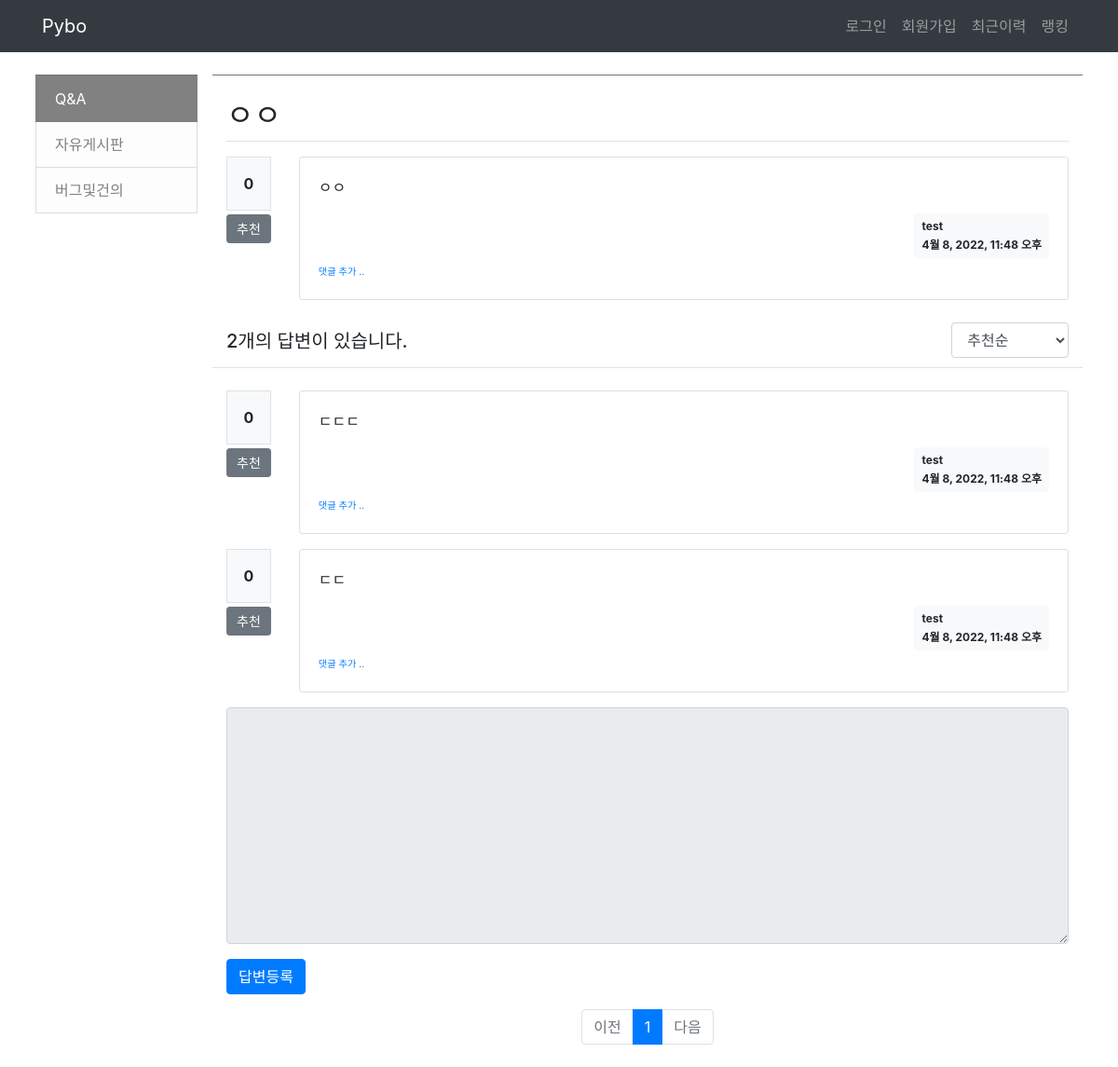
The page /pybo/question/detail/6/ on the database its author committed.
### pybo/models.py (models this page shows, shortened)
class Question(models.Model):
    class Meta:
        ordering = ['id']
    author = models.ForeignKey(User, on_delete=models.CASCADE, related_name='author_question')
    subject = models.CharField(max_length=200)
    content = models.TextField()
    create_date = models.DateTimeField(auto_now_add=True, blank=True)
    modify_date = models.DateTimeField(null=True, blank=True)
    voter = models.ManyToManyField(User, related_name='voter_question', blank=True)
    category = models.ForeignKey(Category, on_delete=models.CASCADE, related_name='category_question')
    view_count = models.IntegerField(null=True, blank=True, default=0)
    notice = models.BooleanField(default=False)  # 공지사항 여부
    def get_absolute_url(self):
        return reverse('pybo:detail', args=[self.id])

class Answer(models.Model):
    author = models.ForeignKey(User, on_delete=models.CASCADE, related_name='author_answer')
    question = models.ForeignKey(Question, on_delete=models.CASCADE)
    content = models.TextField()
    create_date = models.DateTimeField()
    modify_date = models.DateTimeField(null=True, blank=True)
    voter = models.ManyToManyField(User, related_name='voter_answer')

### pybo/views/base_views.py (the view)
# urls.py: path('question/detail/<int:question_id>/', base_views.detail, name='detail'),
def detail(request, question_id):
    question = get_object_or_404(Question, pk=question_id)
    page = request.GET.get('page', '1')
    so = request.GET.get('so', 'recommend')
    if so == 'recommend':
        answer_list = Answer.objects.filter(question=question).annotate(num_voter=Count('voter')).order_by('-num_voter', '-create_date')
    else:
        answer_list = Answer.objects.filter(question=question).order_by('-create_date')
    paginator = Paginator(answer_list, 5)
    page_obj = paginator.get_page(page)
    context = {'question': question, 'answer_list': page_obj, 'page': page, 'so': so, 'category': question.category}
    return render(request, 'pybo/question_detail.html', context)

### pybo/templatetags/pybo_filter.py (called while the page is built)
@register.filter()
def mark(value):
    extensions = ["nl2br", "fenced_code"]
    return mark_safe(markdown.markdown(value, extensions=extensions))

### templates/pybo/question_detail.html (shortened to what this page needs)
{% extends 'base.html' %}
{% load pybo_filter %}
{% block content %}
<div class="container my-3">
    <h2 class="border-bottom py-2">{{ question.subject }}</h2>
    <div class="row my-3">
        <div class="col-1">
            <div class="bg-light text-center p-3 border font-weight-bolder mb-1">{{question.voter.count}}</div>
            <a href="#" data-uri="{% url 'pybo:vote_question' question.id  %}"
               class="recommend btn btn-sm btn-secondary btn-block my-1">추천</a>
        </div>
        <div class="col-11">
            <div class="card">
                <div class="card-body">
                    <div class="card-text">{{ question.content|mark }}</div>
                    <div class="d-flex justify-content-end">
                        <div class="badge badge-light p-2 text-left">
                            <div class="mb-2">{{ question.author.username }}</div>
                            <div>{{ question.create_date }}</div>
                        </div>
                    </div>
                    <div>
                        <a href="{% url 'pybo:comment_create_question' question.id  %}"
                           class="small"><small>댓글 추가 ..</small></a>
                    </div>
                </div>
            </div>
        </div>
    </div>
    <div class="row justify-content-between border-bottom my-4">
        <div class="col-4 py-2">
            <h5>{{ question.answer_set.count}}개의 답변이 있습니다.</h5>
        </div>
        <div class="col-2">
            <select class="form-control so">
                <option value="recommend" {% if so == 'recommend' %}selected{% endif %}> 추천순 </option>
            </select>
        </div>
    </div>
    {% for answer in answer_list %}
    <div class="row my-3">
        <div class="col-1">
            <div class="bg-light text-center p-3 border font-weight-bolder mb-1">{{answer.voter.count}}</div>
            <a href="#" data-uri="{% url 'pybo:vote_answer' answer.id  %}"
                class="recommend btn btn-sm btn-secondary btn-block my-1">추천</a>
        </div>
        <div class="col-11">
            <div class="card">
                <div class="card-body">
                    <div class="card-text">{{ answer.content|mark }}</div>
                    <div class="d-flex justify-content-end">
                        <div class="badge badge-light p-2 text-left">
                            <div class="mb-2">{{ answer.author.username }}</div>
                            <div>{{ answer.create_date }}</div>
                        </div>
                    </div>
                    <div>
                        <a href="{% url 'pybo:comment_create_answer' answer.id  %}"
                           class="small"><small>댓글 추가 ..</small></a>
                    </div>
                </div>
            </div>
        </div>
    </div>
    {% endfor %}
    <form action="{% url 'pybo:answer_create' question.id %}" method="post" class="my-3">
        <div class="form-group">
            <textarea {% if not user.is_authenticated %}disabled{% endif %}
              name="content" id="content" class="form-control" rows="10"></textarea>
        </div>
        <input type="submit" value="답변등록" class="btn btn-primary">
    </form>
</div>
    <ul class="pagination justify-content-center">
        {% if answer_list.has_previous %}
        <li class="page-item">
            <a class="page-link" data-page="{{ answer_list.previous_page_number }}" href="#">이전</a>
        </li>
        {% else %}
        <li class="page-item disabled">
            <a class="page-link" tabindex="-1" aria-disabled="true" href="#">이전</a>
        </li>
        {% endif %}
        {% for page_number in answer_list.paginator.page_range %}
            {% if page_number >= answer_list.number|add:-5 and page_number <= answer_list.number|add:5 %}
                {% if page_number == answer_list.number %}
                <li class="page-item active" aria-current="page">
                    <a class="page-link" data-page="{{ page_number }}" href="#">{{ page_number }}</a>
                </li>
                {% else %}
                <li class="page-item">
                    <a class="page-link" data-page="{{ page_number }}" href="#">{{ page_number }}</a>
                </li>
                {% endif %}
            {% endif %}
        {% endfor %}
        {% if answer_list.has_next %}
        <li class="page-item">
            <a class="page-link" data-page="{{ answer_list.next_page_number }}" href="#">다음</a>
        </li>
        {% else %}
        <li class="page-item disabled">
            <a class="page-link" tabindex="-1" aria-disabled="true" href="#">다음</a>
        </li>
        {% endif %}
    </ul>
{% endblock %}

### rows shown on the page
Question: subject "ㅇㅇ", voter.count "0", content|mark "ㅇㅇ", author.username "test", create_date "4월 8, 2022, 11:48 오후", answer_set.count "2"
Answer: voter.count "0", content|mark "ㄷㄷㄷ", author.username "test", create_date "4월 8, 2022, 11:48 오후"
Answer: voter.count "0", content|mark "ㄷㄷ", author.username "test", create_date "4월 8, 2022, 11:48 오후"

### other values the page prints
{{ page_number }} "1"
